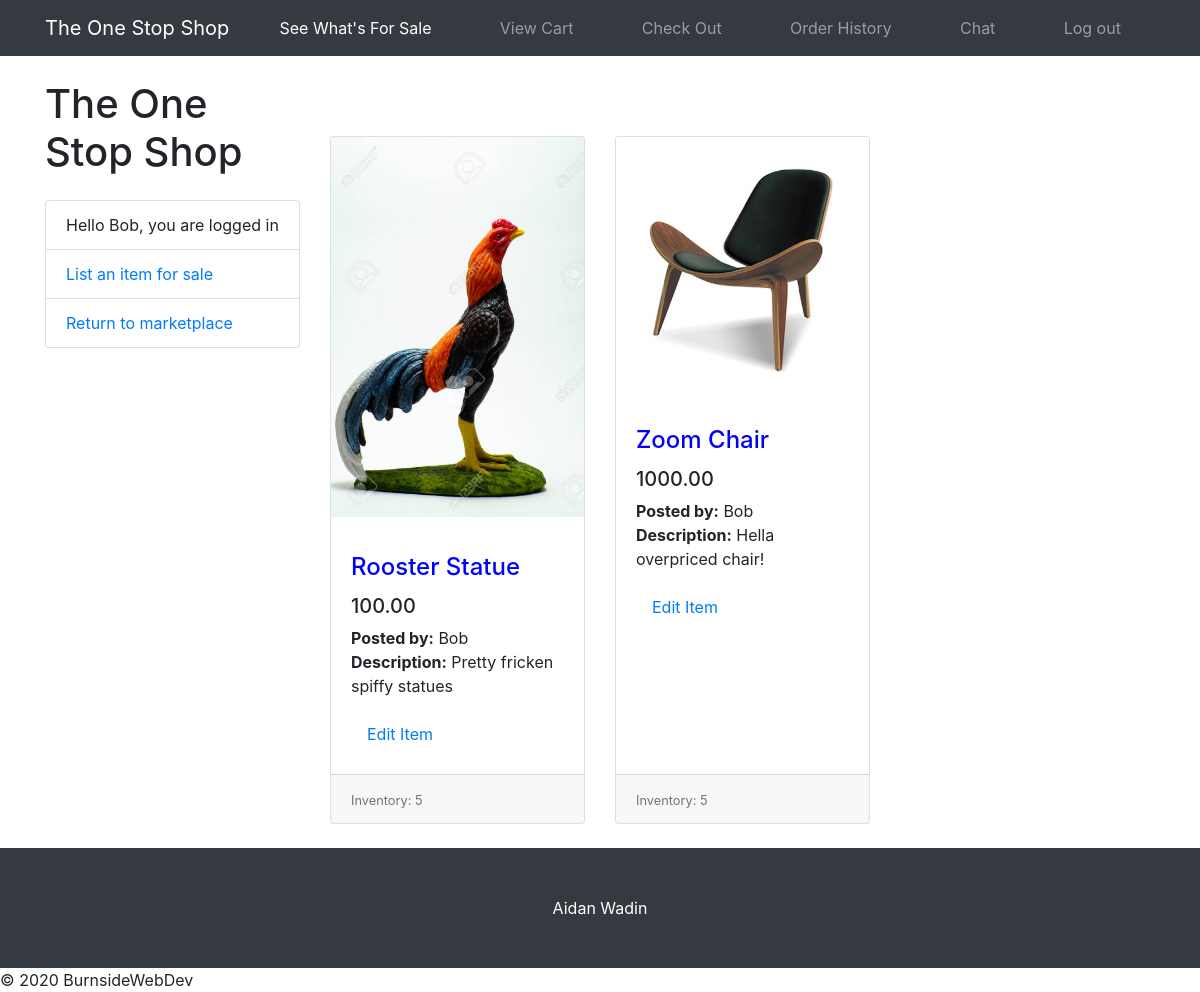
Screenshot of /my_items (signed in) with the database file from the repository.
### item/models.py (models this page shows, shortened)
class Item(models.Model):
    owner = models.ForeignKey(User, on_delete=models.CASCADE)
    image = models.ImageField(upload_to='images/')
    itemname = models.CharField(max_length=100)
    descrip = models.CharField(max_length=1000)
    price = models.DecimalField(max_digits=10, decimal_places=2)
    inv_count = models.PositiveIntegerField()

### item/views.py (the view)
# urls.py: path('my_items', views.my_items, name="my_items"),
def my_items(request):
    items1 = Item.objects.all()
    items = Item.objects.filter(owner=request.user)
    context = {'items': items1}
    if (items):
       return render(request, 'my_items.html', context)
    else:
       return render(request, 'no_listed_items.html', context)

### item/templates/my_items.html (shortened to what this page needs)
{% extends 'navbar_l.html' %}
{% block content %}
<html lang="en">
   <head>
      <link href="static/vendor/bootstrap/css/bootstrap.min.css" rel="stylesheet">
      <link href="static/css/shop-homepage.css" rel="stylesheet">
   </head>
   <body>
      <div class="container">
         <div class="row">
            <div class="col-lg-3">
               <h1 class="my-4">The One Stop Shop</h1>
               <div class="list-group">
                  <p class="list-group-item">Hello {{request.user.username}}, you are logged in</p>
                  <a href="{% url 'list_item' %}" class="list-group-item">List an item for sale</a>
                  <a href="{% url 'index' %}" class="list-group-item">Return to marketplace</a>
               </div>
            </div>
            <div class="col-lg-9">
               <div class="banner">
               </div>
               <div class="row">
                  {% for item in items %}
                  {% if item.owner == request.user %}
                  <div class="col-lg-4 col-md-6 mb-4">
                     <div class="card h-100">
                        <p><img class="card-img-top" src= {{item.image.url}} alt=""></p>
                        <div class="card-body">
                           <h4 class="card-title">
                              <div class="itemname">{{ item.itemname }}</div>
                           </h4>
                           <h5>{{item.price}}</h5>
                           <p class="card-text"><b>Posted by:</b> {{item.owner}} <br> <b>Description:</b> {{item.descrip}} </p>
                           <a class="nav-link" href="{% url 'item_update' id=item.id %}">Edit Item</a>
                        </div>
                        <div class="card-footer">
                           <small class="text-muted">Inventory: {{item.inv_count}} </small>
                        </div>
                     </div>
                  </div>
                  {% endif %}
                  {% endfor %}
               </div>
            </div>
         </div>
      </div>
      <footer class="py-5 bg-dark">
         <div class="container">
            <p class="m-0 text-center text-white">Aidan Wadin</p>
         </div>
      </footer>
   </body>
</html>
{% endblock %}

### accounts/static/css/shop-homepage.css (style rules this page uses)
body { padding-top: 56px; }
.banner { padding: 40px; }
.itemname { color: blue; }

### rows the page displays
Item: image (picture), itemname "Rooster Statue", price "100.00", owner "Bob", descrip "Pretty fricken spiffy statues", inv_count "5"
Item: image (picture), itemname "Zoom Chair", price "1000.00", owner "Bob", descrip "Hella overpriced chair!", inv_count "5"

### other values shown
{{ request.user.username }} "Bob"
